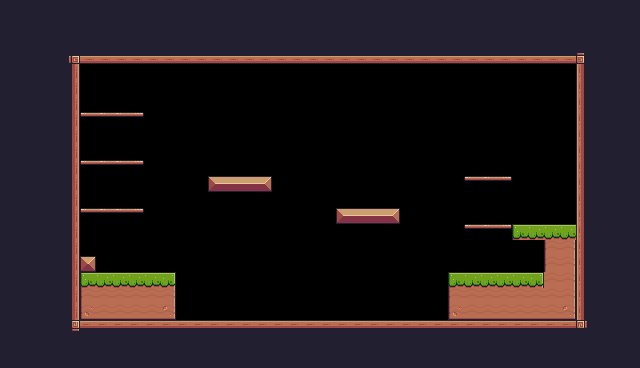

A 2D game scene composited from a Tiled map and its tileset images. What follows is a short description and the map's XML, with every tile layer's data as written:
An orthogonal 40x23 tile map with 16x16 px tiles, 1 tile layer (Background) and 32 objects (12x Fruit, 5x Platform, Player, Saw, Checkpoint, ...).

<map version="1.10" tiledversion="1.11.0" orientation="orthogonal" renderorder="right-down" width="40" height="23" tilewidth="16" tileheight="16" infinite="0" nextlayerid="4" nextobjectid="43">
 <tileset firstgid="1" source="PixelAdventure.tsx" />
 <layer id="1" name="Background" width="40" height="23">
  <properties>
   <property name="BackgroundColor" value="Gray" />
  </properties>
  <data encoding="csv">
24,24,24,24,24,24,24,24,24,24,24,24,24,24,24,24,24,24,24,24,24,24,24,24,24,24,24,24,24,24,24,24,24,24,24,24,24,24,24,24,
24,24,24,24,24,24,24,24,24,24,24,24,24,24,24,24,24,24,24,24,24,24,24,24,24,24,24,24,24,24,24,24,24,24,24,24,112,24,24,24,
24,24,24,24,24,24,24,24,24,24,24,24,24,24,24,24,24,24,24,24,24,24,24,24,24,24,24,24,24,24,24,24,24,24,24,24,112,24,24,24,
24,24,24,24,92,134,134,134,134,134,134,134,134,134,134,134,134,134,134,134,134,134,134,134,134,134,134,134,134,134,134,134,134,134,134,134,93,24,24,24,
24,24,24,24,113,0,0,0,0,0,0,0,0,0,0,0,0,0,0,0,0,0,0,0,0,0,0,0,0,0,0,0,0,0,0,0,111,24,24,24,
24,24,24,24,113,0,0,0,0,0,0,0,0,0,0,0,0,0,0,0,0,0,0,0,0,0,0,0,0,0,0,0,0,0,0,0,111,24,24,24,
24,24,24,24,113,0,0,0,0,0,0,0,0,0,0,0,0,0,0,0,0,0,0,0,0,0,0,0,0,0,0,0,0,0,0,0,111,24,24,24,
24,24,24,24,113,40,41,41,42,0,0,0,0,0,0,0,0,0,0,0,0,0,0,0,0,0,0,0,0,0,0,0,0,0,0,0,111,24,24,24,
24,24,24,24,113,0,0,0,0,0,0,0,0,0,0,0,0,0,0,0,0,0,0,0,0,0,0,0,0,0,0,0,0,0,0,0,111,24,24,24,
24,24,24,24,113,0,0,0,0,0,0,0,0,0,0,0,0,0,0,0,0,0,0,0,0,0,0,0,0,0,0,0,0,0,0,0,111,24,24,24,
24,24,24,24,113,40,41,41,42,0,0,0,0,0,0,0,0,0,0,0,0,0,0,0,0,0,0,0,0,0,0,0,0,0,0,0,111,24,24,24,
24,24,24,24,113,0,0,0,0,0,0,0,0,13,14,14,15,0,0,0,0,0,0,0,0,0,0,0,0,40,41,42,0,0,0,0,111,24,24,24,
24,24,24,24,113,0,0,0,0,0,0,0,0,0,0,0,0,0,0,0,0,0,0,0,0,0,0,0,0,0,0,0,0,0,0,0,111,24,24,24,
24,24,24,24,113,40,41,41,42,0,0,0,0,0,0,0,0,0,0,0,0,13,14,14,15,0,0,0,0,0,0,0,0,0,0,0,111,24,24,24,
24,24,24,24,113,0,0,0,0,0,0,0,0,0,0,0,0,0,0,0,0,0,0,0,0,0,0,0,0,40,41,42,7,8,8,8,111,24,24,24,
24,24,24,24,113,0,0,0,0,0,0,0,0,0,0,0,0,0,0,0,0,0,0,0,0,0,0,0,0,0,0,0,0,0,29,31,111,24,24,24,
24,24,24,24,113,35,0,0,0,0,0,0,0,0,0,0,0,0,0,0,0,0,0,0,0,0,0,0,0,0,0,0,0,0,29,31,111,24,24,24,
24,24,24,24,113,7,8,8,8,8,9,0,0,0,0,0,0,0,0,0,0,0,0,0,0,0,0,0,7,8,8,8,8,9,30,31,111,24,24,24,
24,24,24,24,113,29,30,30,30,30,31,0,0,0,0,0,0,0,0,0,0,0,0,0,0,0,0,0,29,30,30,30,30,30,30,31,111,24,24,24,
24,24,24,24,113,51,52,52,52,52,53,0,0,0,0,0,0,0,0,0,0,0,0,0,0,0,0,0,51,52,52,52,52,52,52,53,111,24,24,24,
24,24,24,24,114,90,90,90,90,90,90,90,90,90,90,90,90,90,90,90,90,90,90,90,90,90,90,90,90,90,90,90,90,90,90,90,115,24,24,24,
24,24,24,24,24,24,24,24,24,24,24,24,24,24,24,24,24,24,24,24,24,24,24,24,24,24,24,24,24,24,24,24,24,24,24,24,24,24,24,24,
24,24,24,24,24,24,24,24,24,24,24,24,24,24,24,24,24,24,24,24,24,24,24,24,24,24,24,24,24,24,24,24,24,24,24,24,24,24,24,24
</data>
 </layer>
 <objectgroup id="2" name="Spawnpoints">
  <object id="3" name="Player" type="Player" x="144" y="240" width="32" height="32" />
  <object id="20" name="Bananas" type="Fruit" x="96" y="80" width="32" height="32" />
  <object id="21" name="Orange" type="Fruit" x="96" y="128" width="32" height="32" />
  <object id="22" name="Apple" type="Fruit" x="96" y="176" width="32" height="32" />
  <object id="23" name="Cherries" type="Fruit" x="240" y="144" width="32" height="32" />
  <object id="24" name="Cherries" type="Fruit" x="208" y="144" width="32" height="32" />
  <object id="25" name="Cherries" type="Fruit" x="224" y="112" width="32" height="32" />
  <object id="26" name="Cherries" type="Fruit" x="336" y="176" width="32" height="32" />
  <object id="27" name="Cherries" type="Fruit" x="368" y="176" width="32" height="32" />
  <object id="28" name="Cherries" type="Fruit" x="352" y="144" width="32" height="32" />
  <object id="29" name="Kiwi" type="Fruit" x="464" y="112" width="32" height="32" />
  <object id="30" name="Kiwi" type="Fruit" x="464" y="144" width="32" height="32" />
  <object id="31" name="Kiwi" type="Fruit" x="464" y="192" width="32" height="32" />
  <object id="33" name="Saw" type="Saw" x="288" y="128" width="32" height="32">
   <properties>
    <property name="isVertical" type="bool" value="true" />
    <property name="offNeg" type="float" value="4" />
    <property name="offPos" type="float" value="5" />
   </properties>
  </object>
  <object id="36" type="Checkpoint" x="512" y="160" width="64" height="64" />
  <object id="39" name="Chicken" type="Chicken" x="352" y="288" width="32" height="32">
   <properties>
    <property name="offNeg" type="float" value="12" />
    <property name="offPos" type="float" value="5" />
   </properties>
  </object>
 </objectgroup>
 <objectgroup id="3" name="Collisions">
  <object id="6" x="576" y="64" width="16" height="272" />
  <object id="7" x="64" y="320" width="528" height="16" />
  <object id="8" x="64" y="64" width="16" height="256" />
  <object id="9" x="64" y="48" width="528" height="16" />
  <object id="10" x="80" y="256" width="16" height="16" />
  <object id="11" x="80" y="272" width="96" height="48" />
  <object id="12" x="448" y="272" width="96" height="48" />
  <object id="13" x="336" y="208" width="64" height="16" />
  <object id="14" x="208" y="176" width="64" height="16" />
  <object id="15" type="Platform" x="464" y="224" width="48" height="16" />
  <object id="16" type="Platform" x="464" y="176" width="48" height="16" />
  <object id="17" type="Platform" x="80" y="112" width="64" height="16" />
  <object id="18" type="Platform" x="80" y="160" width="64" height="16" />
  <object id="19" type="Platform" x="80" y="208" width="64" height="16" />
  <object id="34" x="544" y="224" width="32" height="96" />
  <object id="38" x="512" y="224" width="32" height="16" />
 </objectgroup>
</map>
